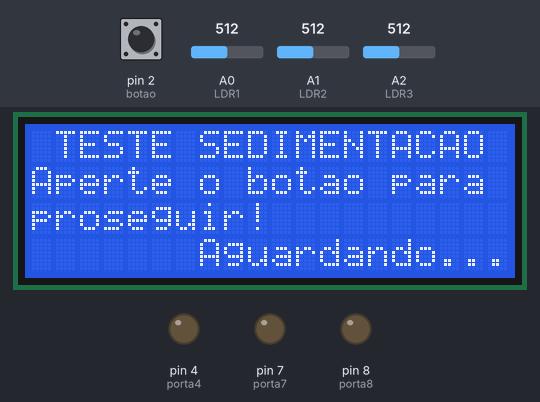
Bench run of a sketch on a simulated Arduino Uno, built with avr-gcc and run on an emulated ATmega328P. Shown: 20×4 character LCD, output pins drawn as LEDs (lit = HIGH). Inputs (shaded band) come from the test bench; at power-on: pin 2 (botao) HIGH, A0 (LDR1) = 512, A1 (LDR2) = 512, A2 (LDR3) = 512. What the sketch prints to the serial monitor is not drawn.

Above: at 1.2 s.
1.3 s: pin 2 (botao) pulled LOW for 3.2 s
At 4.6 s:
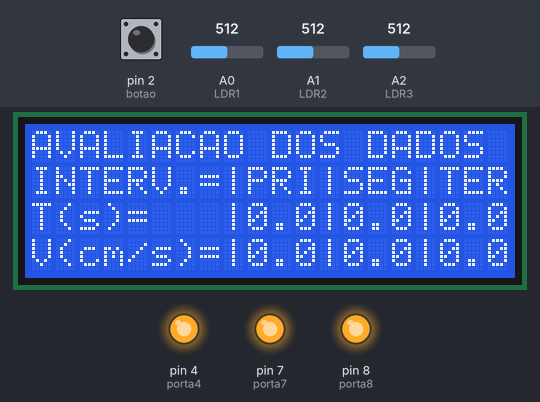
6.0 s: pin 2 (botao) pulled LOW for 0.15 s
At 7.7 s:
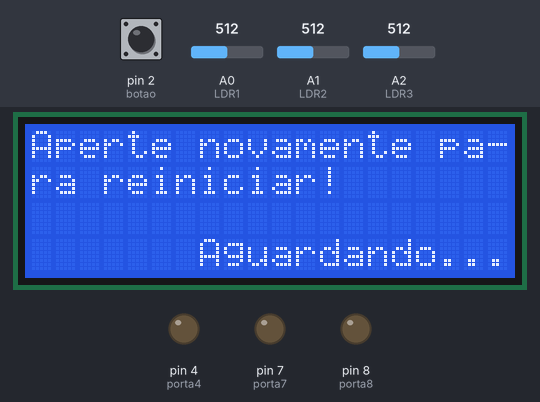
8.0 s: pin 2 (botao) pulled LOW for 1 s
At 10.2 s:
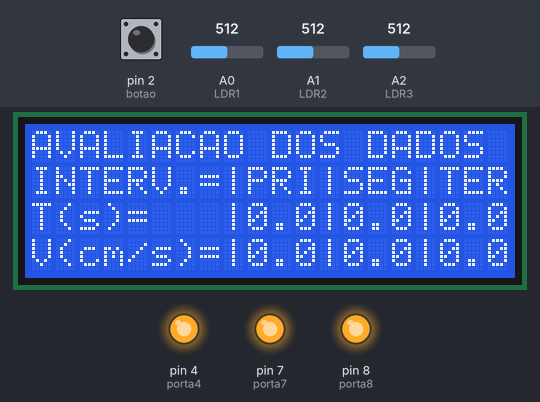
13.7 s: pin 2 (botao) driven LOW
At 14.6 s:
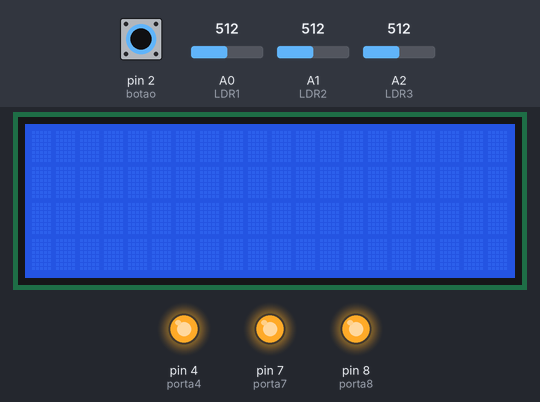
Timing chart, 0 to 17.7 s (numbered marks = the images above; inputs shaded):
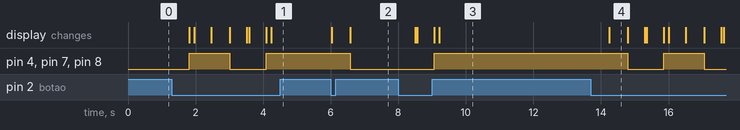

The sketch:

Codigo_de_Sedimentabilidade.ino
```cpp
/*
  Projeto: Sedimentabilidade
  Curso: Tecnologia em Saneamento Ambiental
  Desenvolvedores: Antônio Vinícius da Silva Sousa e Anna Patrícia de Lima
  Orientador: Heraldo Antunes Silva Filho
  Data: 25/04/2023
*/

// Inclusão de Bibliotecas.
#include <Wire.h>
#include <LiquidCrystal_I2C.h>

// Definições e Criação de Objetos.
#define porta4 4                 // Definição do primeiro Laser na entrada digital 4
#define porta7 7                 // Definição do segundo Laser na entrada digital 7
#define porta8 8                 // Definição do terceiro Laser na entrada digital 8
float LDR1 = A0;                 // Definição do primeiro LDR na entrada analógica A0
float LDR2 = A1;                 // Definição do segundo LDR na entrada analógica A1
float LDR3 = A2;                 // Definição do terceiro LDR na entrada analógica A2

int contador = 0;                                        // Variável para controle do pressionamento do botão
float valorLDR1 = 0, valorLDR2 = 0, valorLDR3 = 0;       // Variáveis das leituras dos dados enviados pelo Laser para o LDR
float tensaoLDR1, tensaoLDR2, tensaoLDR3;                // Variáveis das tensões de ambos os LDR's
int passagemConfirmada1, passagemConfirmada2, passagemConfirmada3; // Variáveis lógicas para o controle do sistema de Lasers
unsigned long sensor1 = 0, sensor2 = 0, sensor3 = 0;     // Variáveis para o armazenamento do tempo transcorrido no período de sedimentabilidade
unsigned char criterio1 = 0, criterio2 = 0, criterio3 = 0;         // Variáveis lógicas para o controle do sistema de Lasers
float tempo1 = 0, tempo2 = 0, tempo3 = 0;                // Variáveis para armazenamento do tempo transcorrido em milissegundos
float intervalo1 = 0, intervalo2 = 0, intervalo3 = 0;    // Variáveis para armazenamento do tempo transcorrido em segundos
float velocidade1 = 0, velocidade2 = 0, velocidade3 = 0; // Variáveis para armazenamento da velocidade de ambos os intervalos em centímetros por segundo

#define valorReferencia1 350     // Definição do valor de referência para o primeiro conjunto do protótipo
#define valorReferencia2 380     // Definição do valor de referência para o segundo conjunto do protótipo
#define valorReferencia3 200     // Definição do valor de referência para o terceiro conjunto do protótipo
#define distancia1 4.5           // Definição do valor de referência para a distância entre o 1º e o 2º conjunto do protótipo
#define distancia2 4.5           // Definição do valor de referência para a distância entre o 2º e o 3º conjunto do protótipo
#define distancia3 9.0           // Definição do valor de referência para a distância entre o 1º e o 3º conjunto do protótipo
#define tempoEspera 0            // Definição de um delay de um segundo para apresentar os valores calculados e obtidos
#define tempoBotao 500           // Definição de um delay de meio segundo para controle do processo de pressionamento do botão
#define botao 2                  // Definição do botão do protótipo para a porta digital 2

// Instanciando Objetos.
LiquidCrystal_I2C lcd(0x27, 20, 4);

void setup() {
  Serial.begin(9600);                           // Inicialização do Monitor Serial
  lcd.init();                                   // Inicia a comunicação com o Display LCD
  lcd.backlight();                              // Liga a iluminação do Display LCD
  lcd.clear();                                  // Limpa o Display LCD
  pinMode (LDR1, INPUT);                        // Definição do LDR1 como entrada do sinal
  pinMode (LDR2, INPUT);                        // Definição do LDR2 como entrada do sinal
  pinMode (LDR3, INPUT);                        // Definição do LDR3 como entrada do sinal
  pinMode (porta4, OUTPUT);                     // Definição da Porta Digital 4 como saída do sinal
  pinMode (porta7, OUTPUT);                     // Definição da Porta Digital 7 como saída do sinal
  pinMode (porta8, OUTPUT);                     // Definição da Porta Digital 8 como saída do sinal
  pinMode(botao, INPUT_PULLUP);                 // Definição do botão como entrada do sinal
}

void loop() {
// Impressão no Display LCD.
  lcd.setCursor(0, 0);                          // Posiciona o cursor na primeira coluna da linha 1
  lcd.print(" TESTE SEDIMENTACAO");
  lcd.setCursor(0, 1);                          // Posiciona o cursor na primeira coluna da linha 2
  lcd.print("Aperte o botao para");
  lcd.setCursor(0, 2);                          // Posiciona o cursor na primeira coluna da linha 3
  lcd.print("proseguir!");
  lcd.setCursor(0, 3);                          // Posiciona o cursor na primeira coluna da linha 4
  lcd.print("       Aguardando...");

  if(!digitalRead(botao)){
    contador++;                                 // Armazenamento da quantidade de vezes que o botão foi pressionado
    delay(tempoBotao);                          // Criação de um intervalo de tempo de meio segundo
    lcd.clear();                                // Limpa o Display LCD

    while(contador == 1){
// Acionamento dos Lasers.
      digitalWrite(porta4, HIGH);
      digitalWrite(porta7, HIGH);
      digitalWrite(porta8, HIGH);

// Leituras dos Dados Enviados pelos Lasers para Ambos os LDR's.
      valorLDR1 = analogRead(LDR1);
      valorLDR2 = analogRead(LDR2);
      valorLDR3 = analogRead(LDR3);

// Estrutura de Controle do Período de Sedimentabilidade - Verificação da Passagem de Luz do Laser até o LDR.
      if (valorLDR1 < valorReferencia1){
        passagemConfirmada1 = 1;
      }
      if (valorLDR2 < valorReferencia2){
        passagemConfirmada2 = 1;
      }
      if (valorLDR3 < valorReferencia3){
        passagemConfirmada3 = 1;
      }

// Estrutura de Controle do Período de Sedimentabilidade - Acionamento dos Temporizadores e Cálculo da Velocidade dos Intervalos.
      if (passagemConfirmada1 == 1 && criterio1 == 0){
        sensor1 = millis();
        criterio1 = 1;
      }
      if (passagemConfirmada2 == 1 && passagemConfirmada1 == 1 && criterio2 == 0){
        sensor2 = millis();
        criterio2 = 1;
      }
      if (passagemConfirmada3 == 1 && passagemConfirmada2 == 1 && passagemConfirmada1 == 1 && criterio3 == 0){
        sensor3 = millis();
        criterio3 = 1;
      }

      if (criterio1 == 1 && criterio2 == 1 && criterio3 == 1 && passagemConfirmada1 == 1 && passagemConfirmada2 == 1 && passagemConfirmada3 == 1){
// Cálculo do Intervalo de Tempo e da Velocidade do 1º sensor ao 2º sensor.
        tempo1 = (sensor2 - sensor1);           // Intervalo de tempo em milissegundos
        intervalo1 = tempo1 / 1000;             // Conversão de milissegundos para segundos
        velocidade1 = distancia1 / intervalo1;  // Cálculo da velocidade do deslocamento da partícula em centímetros por segundo

// Cálculo do Intervalo de Tempo e da Velocidade do 2º sensor ao 3º sensor.
        tempo2 = (sensor3 - sensor2);           // Intervalo de tempo em milissegundos
        intervalo2 = tempo2 / 1000;             // Conversão de milissegundos para segundos
        velocidade2 = distancia2 / intervalo2;  // Cálculo da velocidade do deslocamento da partícula em centímetros por segundo

// Cálculo do Intervalo de Tempo e da Velocidade do 1º sensor ao 3º sensor.
        tempo3 = (sensor3 - sensor1);           // Intervalo de tempo em milissegundos
        intervalo3 = tempo3 / 1000;             // Conversão de milissegundos para segundos
        velocidade3 = distancia3 / intervalo3;  // Cálculo da velocidade do deslocamento da partícula em centímetros por segundo

// Impressão no Monitor Serial.
        Serial.print("Velocidade 1: ");
        Serial.print(velocidade1, 5);           // ', 5' é usado para mostrar mais casas decimais no monitor serial
        Serial.println(" cm/s");
        Serial.print(intervalo1);
        Serial.println(" segundos");
        Serial.print("Velocidade 2: ");
        Serial.print(velocidade2, 5);           // ', 5' é usado para mostrar mais casas decimais no monitor serial
        Serial.println(" cm/s");
        Serial.print(intervalo2);
        Serial.println(" segundos");
        Serial.print("Velocidade 3: ");
        Serial.print(velocidade3, 5);           // ', 5' é usado para mostrar mais casas decimais no monitor serial
        Serial.println(" cm/s");
        Serial.print(intervalo3);
        Serial.println(" segundos");
      }

// Impressão no Monitor Serial.
      Serial.print("Valor do primeiro laser:");
      Serial.println(valorLDR1);
      Serial.print("Valor do segundo laser:");
      Serial.println(valorLDR2);
      Serial.print("Valor do terceiro laser:");
      Serial.println(valorLDR3);
      Serial.println("-----------------------");
      delay(tempoEspera);                       // Criação de um intervalo de tempo de um segundo

// Impressão no Display LCD.
      lcd.setCursor(0, 0);                      // Posiciona o cursor na primeira coluna da linha 1
      lcd.print("AVALIACAO DOS DADOS");
      lcd.setCursor(0, 1);                      // Posiciona o cursor na primeira coluna da linha 2
      lcd.print("INTERV.=");
      lcd.setCursor(8, 1);                      // Posiciona o cursor na nona coluna da linha 2
      lcd.print("|PRI|");
      lcd.setCursor(13, 1);                     // Posiciona o cursor na décima quarta coluna da linha 2
      lcd.print("SEG|");
      lcd.setCursor(17, 1);                     // Posiciona o cursor na décima oitava coluna da linha 2
      lcd.print("TER");

      lcd.setCursor(0, 2);                      // Posiciona o cursor na primeira coluna da linha 3
      lcd.print("T(s)=");
      lcd.setCursor(8, 2);                      // Posiciona o cursor na nona coluna da linha 3
      lcd.print("|");
      lcd.setCursor(9, 2);                      // Posiciona o cursor na décima coluna da linha 3
      lcd.print(intervalo1, 1);                 // ', 1' é usado para mostrar casas decimais no monitor serial
      lcd.setCursor(12, 2);                     // Posiciona o cursor na décima terceira coluna da linha 3
      lcd.print("|");
      lcd.setCursor(13, 2);                     // Posiciona o cursor na décima quarta coluna da linha 3
      lcd.print(intervalo2, 1);                 // ', 1' é usado para mostrar casas decimais no monitor serial
      lcd.setCursor(16, 2);                     // Posiciona o cursor na décima sétima coluna da linha 3
      lcd.print("|");
      lcd.setCursor(17, 2);                     // Posiciona o cursor na décima oitava coluna da linha 3
      lcd.print(intervalo3, 1);                 // ', 1' é usado para mostrar casas decimais no monitor serial

      lcd.setCursor(0, 3);                      // Posiciona o cursor na décima terceira coluna da linha 4
      lcd.print("V(cm/s)=");
      lcd.setCursor(8, 3);                      // Posiciona o cursor na oitava coluna da linha 4
      lcd.print("|");
      lcd.setCursor(9, 3);                      // Posiciona o cursor na décima coluna da linha 4
      lcd.print(velocidade1, 1);                // ', 1' é usado para mostrar casas decimais no monitor serial
      lcd.setCursor(12, 3);                     // Posiciona o cursor na décima terceira coluna da linha 4
      lcd.print("|");
      lcd.setCursor(13, 3);                     // Posiciona o cursor na décima quarta coluna da linha 4
      lcd.print(velocidade2, 1);                // ', 1' é usado para mostrar casas decimais no monitor serial
      lcd.setCursor(16, 3);                     // Posiciona o cursor na décima sétima coluna da linha 4
      lcd.print("|");
      lcd.setCursor(17, 3);                     // Posiciona o cursor na décima oitava coluna da linha 4
      lcd.print(velocidade3, 1);                // ', 1' é usado para mostrar casas decimais no monitor serial
      delay(500);                               // Delay de meio segundo

      if(!digitalRead(botao)){
        contador++;                             // Armazenamento da quantidade de vezes que o botão foi pressionado
        lcd.clear();                            // Limpa o Display LCD
        delay(tempoBotao);                      // Criação de um intervalo de tempo de meio segundo

// Impressão no Display LCD.
        lcd.setCursor(0, 0);                    // Posiciona o cursor na primeira coluna da linha 1
        lcd.print("Aperte novamente pa-");
        lcd.setCursor(0, 1);                    // Posiciona o cursor na primeira coluna da linha 2
        lcd.print("ra reiniciar!");
        lcd.setCursor(0, 3);                    // Posiciona o cursor na primeira coluna da linha 4
        lcd.print("       Aguardando...");
      }
    }

    while(contador == 2){
// Desligamento dos Lasers.
      digitalWrite(porta4, LOW);
      digitalWrite(porta7, LOW);
      digitalWrite(porta8, LOW);

// Reinicialização das Variáveis.
      criterio2 = 0;
      criterio1 = 0;
      criterio3 = 0;
      passagemConfirmada1 = 0;
      passagemConfirmada2 = 0;
      passagemConfirmada3 = 0;
      velocidade1 = 0;
      velocidade2 = 0;
      velocidade3 = 0;
      tempo1 = 0;
      tempo2 = 0;
      tempo3 = 0;
      intervalo1 = 0;
      intervalo2 = 0;
      intervalo3 = 0;

      if(!digitalRead(botao)){
        contador++;                             // Armazenamento da quantidade de vezes que o botão foi pressionado
        delay(tempoBotao);                      // Criação de um intervalo de tempo de meio segundo
        contador = 0;                           // Zera a contagem das vezes que o botão foi pressionado
        lcd.clear();                            // Limpa o Display LCD
      }
    }
  }
}
```

Measured:
- after the input at 1.3 s, pin 4 (porta4), pin 7 (porta7), pin 8 (porta8): LOW → HIGH after 0.52 s, → LOW 1.2 s later, → HIGH 1.1 s later; the display: first changes after 0.52 s (image 1 shows a later state)
- after the input at 6.0 s, pin 4 (porta4), pin 7 (porta7), pin 8 (porta8): HIGH → LOW after 0.58 s; the display: first changes at once (image 2 shows a later state)
- after the input at 8.0 s, pin 4 (porta4), pin 7 (porta7), pin 8 (porta8): LOW → HIGH after 1.1 s; the display: first changes after 0.50 s (image 3 shows a later state)
- after the input at 13.7 s, pin 4 (porta4), pin 7 (porta7), pin 8 (porta8): HIGH → LOW after 1.1 s, → HIGH 1.1 s later, → LOW 1.2 s later; the display: changes after 0.54 s (image 4)
- what the display in image 4 shows lasts 0.6 s, from 14.2 s to 14.8 s
